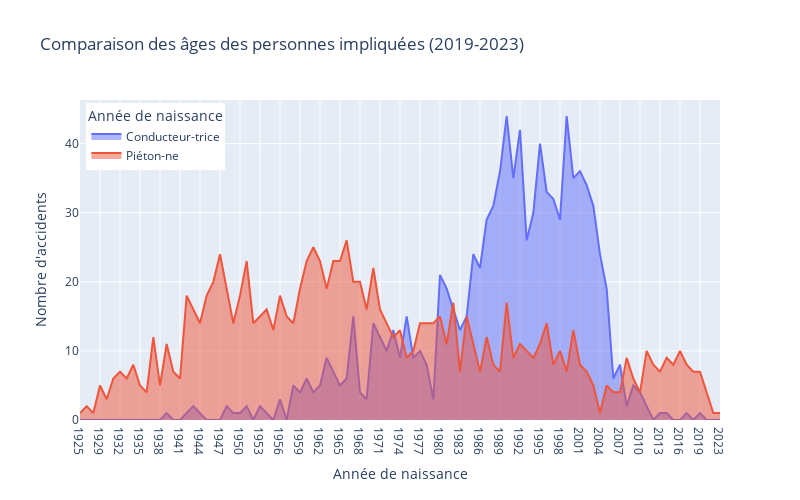

The notebook cell saved with this chart:
### Code cell
fig = go.Figure()
fig.add_trace(go.Scatter(x=combined_counts['index'], y=combined_counts['Column1_Counts'],fill='tozeroy', name="Conducteur-trice",
                         )) # fill down to xaxis
fig.add_trace(go.Scatter(x=combined_counts['index'], y=combined_counts['Column2_Counts'], fill='tozeroy',name="Piéton-ne")) # fill to trace0 y
fig.update_layout(
    height=500,
    width=800,
    title="Comparaison des âges des personnes impliquées (2019-2023)",
    xaxis=dict(
        title=dict(
            text="Année de naissance"
        )
    ),
    yaxis=dict(
        
        title=dict(
            text="Nombre d'accidents"
        )
    ),
    legend=dict(
        yanchor="top",
    y=0.99,
    xanchor="left",
    x=0.01,
        title=dict(
            text="Année de naissance"
        )
    )
)
fig.show()

### Figure 1 — Plotly figure (JSON) as saved in the notebook; plotly's stock layout.template omitted (floating-point values rounded to 4 significant figures)
{"data": [{"fill": "tozeroy", "name": "Conducteur-trice", "type": "scatter", "x": ["1925", "1926", "1928", "1929", "1930", "1931", "1932", "1933", "1934", "1935", "1936", "1937", "1938", "1939", "1940", "1941", "1942", "1943", "1944", "1945", "1946", "1947", "1948", "1949", "1950", "1951", "1952", "1953", "1954", "1955", "1956", "1957", "1958", "1959", "1960", "1961", "1962", "1963", "1964", "1965", "1966", "1967", "1968", "1969", "1970", "1971", "1972", "1973", "1974", "1975", "1976", "1977", "1978", "1979", "1980", "1981", "1982", "1983", "1984", "1985", "1986", "1987", "1988", "1989", "1990", "1991", "1992", "1993", "1994", "1995", "1996", "1997", "1998", "1999", "2000", "2001", "2002", "2003", "2004", "2005", "2006", "2007", "2008", "2009", "2010", "2011", "2012", "2013", "2014", "2015", "2016", "2017", "2018", "2019", "2020", "2022", "2023"], "y": [0, 0, 0, 0, 0, 0, 0, 0, 0, 0, 0, 0, 0, 1, 0, 0, 1, 2, 1, 0, 0, 0, 2, 1, 1, 2, 0, 2, 1, 0, 3, 0, 5, 4, 6, 4, 5, 9, 7, 5, 6, 15, 4, 3, 14, 12, 10, 13, 9, 15, 9, 10, 8, 3, 21, 19, 16, 13, 15, 24, 22, 29, 31, 36, 44, 35, 42, 26, 30, 40, 33, 32, 29, 44, 35, 36, 34, 31, 24, 19, 6, 8, 2, 5, 4, 2, 0, 1, 1, 0, 0, 1, 0, 1, 0, 0, 0]}, {"fill": "tozeroy", "name": "Piéton-ne", "type": "scatter", "x": ["1925", "1926", "1928", "1929", "1930", "1931", "1932", "1933", "1934", "1935", "1936", "1937", "1938", "1939", "1940", "1941", "1942", "1943", "1944", "1945", "1946", "1947", "1948", "1949", "1950", "1951", "1952", "1953", "1954", "1955", "1956", "1957", "1958", "1959", "1960", "1961", "1962", "1963", "1964", "1965", "1966", "1967", "1968", "1969", "1970", "1971", "1972", "1973", "1974", "1975", "1976", "1977", "1978", "1979", "1980", "1981", "1982", "1983", "1984", "1985", "1986", "1987", "1988", "1989", "1990", "1991", "1992", "1993", "1994", "1995", "1996", "1997", "1998", "1999", "2000", "2001", "2002", "2003", "2004", "2005", "2006", "2007", "2008", "2009", "2010", "2011", "2012", "2013", "2014", "2015", "2016", "2017", "2018", "2019", "2020", "2022", "2023"], "y": [1, 2, 1, 5, 3, 6, 7, 6, 8, 5, 4, 12, 5, 11, 7, 6, 18, 16, 14, 18, 20, 24, 19, 14, 18, 23, 14, 15, 16, 13, 18, 15, 14, 19, 23, 25, 23, 19, 23, 23, 26, 20, 20, 16, 22, 16, 14, 12, 13, 9, 10, 14, 14, 14, 15, 11, 17, 7, 15, 11, 7, 12, 8, 7, 17, 9, 11, 10, 9, 11, 14, 8, 10, 7, 13, 8, 7, 5, 1, 5, 4, 4, 9, 6, 4, 10, 8, 7, 9, 8, 10, 8, 7, 7, 4, 1, 1]}], "layout": {"height": 500, "legend": {"title": {"text": "Année de naissance"}, "x": 0.01, "xanchor": "left", "y": 0.99, "yanchor": "top"}, "title": {"text": "Comparaison des âges des personnes impliquées (2019-2023)"}, "width": 800, "xaxis": {"title": {"text": "Année de naissance"}}, "yaxis": {"title": {"text": "Nombre d'accidents"}}}}
